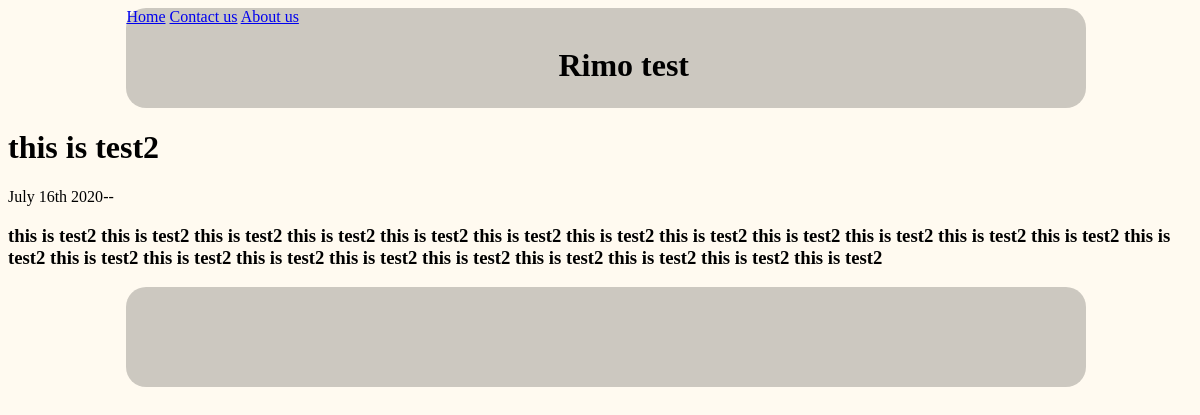
Page /blog/3/ on the committed database.
### blog/models.py (models this page shows, shortened)
class Blog(models.Model):
        title =models.CharField(max_length = 100)
        description =models.TextField()
        date =models.DateTimeField()

### blog/views.py (the view)
def detail(request,blog_id):
    blog = get_object_or_404(Blog, pk=blog_id)
    return render (request, 'Blog/detail.html', {'blog':blog})

### blog/templates/Blog/detail.html
{% extends 'portfolio/base.html' %}
{% block content %}
<h1>{{blog.title}}</h1>
<p>{{blog.date|date:'F jS Y'}}--</p>
<h3>{{blog.description}}</h3>
{% endblock %}

### portfolio/static/portfolio/style.css (style rules this page uses)
body { background: floralwhite; }

### rows in the picture
Blog: title "this is test2", date "July 16th 2020", description "this is test2 this is test2 this is test2 this is test2 this is test2 this is test2 this is test2 this is test2 this is test2 this is test2 this is test2 this is test2 this is test2 this is test2 this is test2 this is test2 this is test2 this is test2 this is test2 this is test2 this is test2 this is test2"
